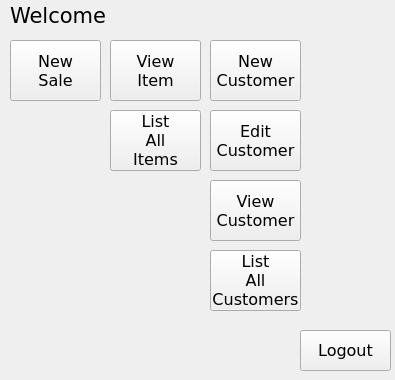
<?xml version="1.0" encoding="UTF-8"?>
<ui version="4.0">
 <class>SalesView</class>
 <widget class="QDialog" name="SalesView">
  <property name="geometry">
   <rect>
    <x>0</x>
    <y>0</y>
    <width>395</width>
    <height>380</height>
   </rect>
  </property>
  <property name="windowTitle">
   <string>Sales View</string>
  </property>
  <widget class="QToolButton" name="btnNewCustomer">
   <property name="geometry">
    <rect>
     <x>210</x>
     <y>40</y>
     <width>91</width>
     <height>61</height>
    </rect>
   </property>
   <property name="font">
    <font>
     <family>Bitstream Vera Sans</family>
     <pointsize>12</pointsize>
    </font>
   </property>
   <property name="layoutDirection">
    <enum>Qt::LeftToRight</enum>
   </property>
   <property name="autoFillBackground">
    <bool>false</bool>
   </property>
   <property name="text">
    <string>New
Customer</string>
   </property>
   <property name="toolButtonStyle">
    <enum>Qt::ToolButtonTextOnly</enum>
   </property>
  </widget>
  <widget class="QToolButton" name="btnEditCustomer">
   <property name="geometry">
    <rect>
     <x>210</x>
     <y>110</y>
     <width>91</width>
     <height>61</height>
    </rect>
   </property>
   <property name="font">
    <font>
     <family>Bitstream Vera Sans</family>
     <pointsize>12</pointsize>
    </font>
   </property>
   <property name="layoutDirection">
    <enum>Qt::LeftToRight</enum>
   </property>
   <property name="autoFillBackground">
    <bool>false</bool>
   </property>
   <property name="text">
    <string>Edit
Customer</string>
   </property>
   <property name="toolButtonStyle">
    <enum>Qt::ToolButtonTextOnly</enum>
   </property>
  </widget>
  <widget class="QToolButton" name="btnNewSale">
   <property name="geometry">
    <rect>
     <x>10</x>
     <y>40</y>
     <width>91</width>
     <height>61</height>
    </rect>
   </property>
   <property name="font">
    <font>
     <family>Bitstream Vera Sans</family>
     <pointsize>12</pointsize>
    </font>
   </property>
   <property name="layoutDirection">
    <enum>Qt::LeftToRight</enum>
   </property>
   <property name="autoFillBackground">
    <bool>false</bool>
   </property>
   <property name="text">
    <string>New
Sale</string>
   </property>
   <property name="toolButtonStyle">
    <enum>Qt::ToolButtonTextOnly</enum>
   </property>
  </widget>
  <widget class="QToolButton" name="btnViewCustomer">
   <property name="geometry">
    <rect>
     <x>210</x>
     <y>180</y>
     <width>91</width>
     <height>61</height>
    </rect>
   </property>
   <property name="font">
    <font>
     <family>Bitstream Vera Sans</family>
     <pointsize>12</pointsize>
    </font>
   </property>
   <property name="layoutDirection">
    <enum>Qt::LeftToRight</enum>
   </property>
   <property name="autoFillBackground">
    <bool>false</bool>
   </property>
   <property name="text">
    <string>View
Customer</string>
   </property>
   <property name="toolButtonStyle">
    <enum>Qt::ToolButtonTextOnly</enum>
   </property>
  </widget>
  <widget class="QLabel" name="lblWelcome">
   <property name="geometry">
    <rect>
     <x>10</x>
     <y>0</y>
     <width>371</width>
     <height>31</height>
    </rect>
   </property>
   <property name="font">
    <font>
     <family>Bitstream Vera Sans</family>
     <pointsize>16</pointsize>
    </font>
   </property>
   <property name="text">
    <string>Welcome</string>
   </property>
  </widget>
  <widget class="QToolButton" name="btnViewItem">
   <property name="geometry">
    <rect>
     <x>110</x>
     <y>40</y>
     <width>91</width>
     <height>61</height>
    </rect>
   </property>
   <property name="font">
    <font>
     <family>Bitstream Vera Sans</family>
     <pointsize>12</pointsize>
    </font>
   </property>
   <property name="layoutDirection">
    <enum>Qt::LeftToRight</enum>
   </property>
   <property name="autoFillBackground">
    <bool>false</bool>
   </property>
   <property name="text">
    <string>View
Item</string>
   </property>
   <property name="toolButtonStyle">
    <enum>Qt::ToolButtonTextOnly</enum>
   </property>
  </widget>
  <widget class="QToolButton" name="btnListAllItems">
   <property name="geometry">
    <rect>
     <x>110</x>
     <y>110</y>
     <width>91</width>
     <height>61</height>
    </rect>
   </property>
   <property name="font">
    <font>
     <family>Bitstream Vera Sans</family>
     <pointsize>12</pointsize>
    </font>
   </property>
   <property name="layoutDirection">
    <enum>Qt::LeftToRight</enum>
   </property>
   <property name="autoFillBackground">
    <bool>false</bool>
   </property>
   <property name="text">
    <string>List
All
Items</string>
   </property>
   <property name="toolButtonStyle">
    <enum>Qt::ToolButtonTextOnly</enum>
   </property>
  </widget>
  <widget class="QToolButton" name="btnListAllCustomers">
   <property name="geometry">
    <rect>
     <x>210</x>
     <y>250</y>
     <width>91</width>
     <height>61</height>
    </rect>
   </property>
   <property name="font">
    <font>
     <family>Bitstream Vera Sans</family>
     <pointsize>12</pointsize>
    </font>
   </property>
   <property name="layoutDirection">
    <enum>Qt::LeftToRight</enum>
   </property>
   <property name="autoFillBackground">
    <bool>false</bool>
   </property>
   <property name="text">
    <string>List
All
Customers</string>
   </property>
   <property name="toolButtonStyle">
    <enum>Qt::ToolButtonTextOnly</enum>
   </property>
  </widget>
  <widget class="QToolButton" name="btnLogout">
   <property name="geometry">
    <rect>
     <x>300</x>
     <y>330</y>
     <width>91</width>
     <height>41</height>
    </rect>
   </property>
   <property name="font">
    <font>
     <family>Bitstream Vera Sans</family>
     <pointsize>12</pointsize>
    </font>
   </property>
   <property name="layoutDirection">
    <enum>Qt::LeftToRight</enum>
   </property>
   <property name="autoFillBackground">
    <bool>false</bool>
   </property>
   <property name="text">
    <string>Logout</string>
   </property>
   <property name="toolButtonStyle">
    <enum>Qt::ToolButtonTextOnly</enum>
   </property>
  </widget>
 </widget>
 <tabstops>
  <tabstop>btnNewSale</tabstop>
  <tabstop>btnViewItem</tabstop>
  <tabstop>btnListAllItems</tabstop>
  <tabstop>btnNewCustomer</tabstop>
  <tabstop>btnEditCustomer</tabstop>
  <tabstop>btnViewCustomer</tabstop>
  <tabstop>btnListAllCustomers</tabstop>
  <tabstop>btnLogout</tabstop>
 </tabstops>
 <resources/>
 <connections/>
</ui>
